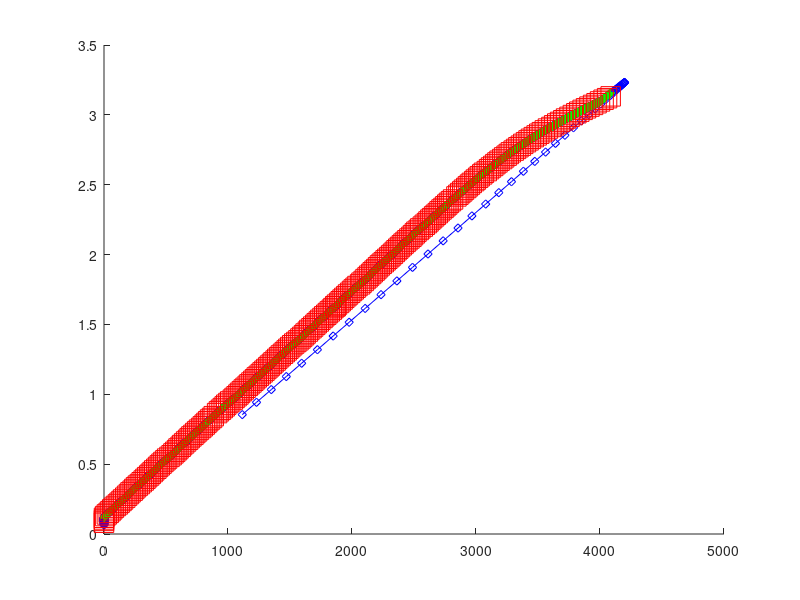

Reproduce this figure in MATLAB.
close all;
load('Data_Rampe_Before_Interp.mat');

Indices=find(Data.Iteration==1);
Begin=Indices(1); %1;
End=Indices(2)-5;%252;

Choice_Limit=4086;% interp cross the end with 16-1 value.

Data.ADC_ADS1115_0_Interp= uint16(interp(Data.ADC_ADS1115_0(Begin:End),16));
Data.ADC_GPIO34_Interp=uint16(interp(Data.ADC_GPIO34(Begin:End),16));
Data.Voltage_Bridge_ADS_Interp=interp(Data.Voltage_Bridge_ADS(Begin:End),16);


Data.ADC_GPIO34_Interp_Copie=Data.ADC_GPIO34_Interp;
Data.Voltage_Bridge_ADS_Interp_Copie=Data.Voltage_Bridge_ADS_Interp;

length(Data.ADC_GPIO34(Begin:End))
length(Data.ADC_GPIO34_Interp)
length(Data.Voltage_Bridge_ADS(Begin:End))
length(Data.Voltage_Bridge_ADS_Interp)

fileID = fopen('Data.txt','w');

formatSpec = '%2.4f,\r\n';

for i=1: 4095 % length(Data.ADC_GPIO34_Interp)
    
    if Data.ADC_GPIO34_Interp(i)==0
        fprintf(fileID,formatSpec,220);% aime of 220 is to signal a problem
        
        while(Data.ADC_GPIO34_Interp(i)==0)
            Data.ADC_GPIO34_Interp(1)=[];
            Data.Voltage_Bridge_ADS_Interp(1)=[];
        end
    end
    
    if  i <= Choice_Limit
        
        if Data.ADC_GPIO34_Interp(i)==i
            
            if i < (Choice_Limit-1) && (Data.ADC_GPIO34_Interp(i)>=Data.ADC_GPIO34_Interp(i+1)  )
                
                
                fprintf(fileID,formatSpec,(Data.Voltage_Bridge_ADS_Interp(i)+ Data.Voltage_Bridge_ADS_Interp(i+1))/2);
                
                while(Data.ADC_GPIO34_Interp(i)  >=  Data.ADC_GPIO34_Interp(i+1))
                    Data.ADC_GPIO34_Interp(i+1)=[];
                    Data.Voltage_Bridge_ADS_Interp(i+1)=[];
                end
                
                
                
                
            else
                
                fprintf(fileID,formatSpec,Data.Voltage_Bridge_ADS_Interp(i));
            end
            
            
        elseif  Data.ADC_GPIO34_Interp(i)>i
            
            fprintf(fileID,formatSpec,(Data.Voltage_Bridge_ADS_Interp(i-1) + Data.Voltage_Bridge_ADS_Interp(i))/2);
            Data.ADC_GPIO34_Interp=[Data.ADC_GPIO34_Interp(1:i-1) i Data.ADC_GPIO34_Interp(i:end)];
            Data.Voltage_Bridge_ADS_Interp=[Data.Voltage_Bridge_ADS_Interp(1:i-1) (Data.Voltage_Bridge_ADS_Interp(i-1) + Data.Voltage_Bridge_ADS_Interp(i))/2 ...
                Data.Voltage_Bridge_ADS_Interp(i:end)];
            
            
        end
    end
    
    if i > Choice_Limit
        
        fprintf(fileID,formatSpec,230);
        
    end
    
    
    
end

fclose(fileID);


figure
hold on

%plot(Data.ADC_GPIO34_Interp_Copie(1:4086),Data.Voltage_Bridge_ADS_Interp_Copie(1:4086),'-+r')
plot(Data.ADC_GPIO34_Interp_Copie,Data.Voltage_Bridge_ADS_Interp_Copie,'-db')
%plot(Data.ADC_GPIO34_Interp,Data.Voltage_Bridge_ADS_Interp,'-db')
plot(Data.ADC_GPIO34_Interp(1:4086),Data.Voltage_Bridge_ADS_Interp(1:4086),'-+g')
plot(Data.ADC_GPIO34(Begin:End),Data.Voltage_Bridge_ADS(Begin:End),'sr','MarkerSize',14);

